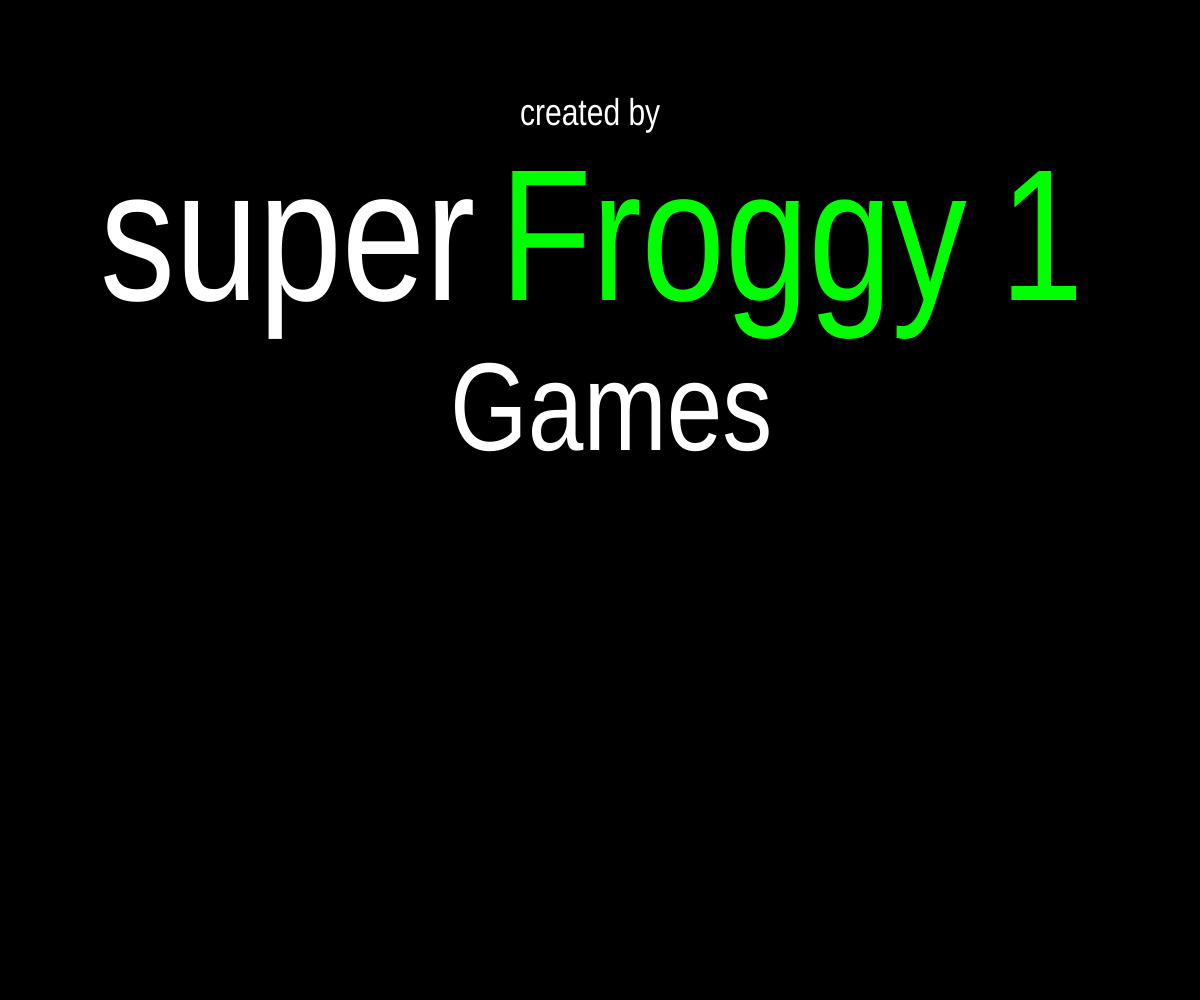
Frame 1 (no input)
Frame 60 (no input): identical to frame 1, image omitted
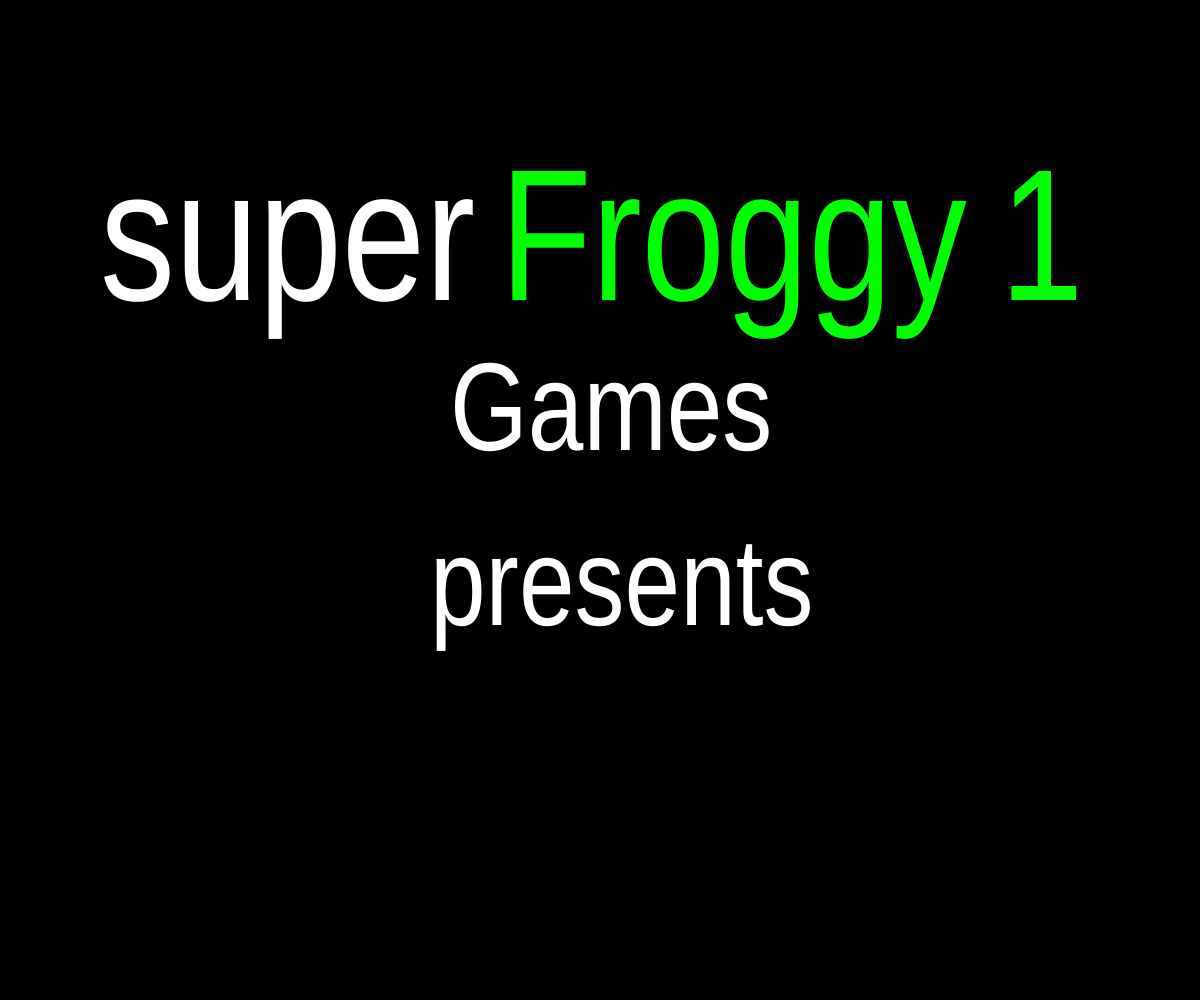
Frame 120 (the mouse pressed at the canvas centre since frame 60)

The p5.js sketch that drew these frames (run headless with seeded random() and noise() and a simulated clock; from frame 60 on, the mouse is pressed at the canvas centre):

// p5.js sketch
// ── sketch.js
 

var playerX = 200
var fist = playerX
var playerY = 200
var playerhp = 100
var facing = "right"
var eye = playerX + 20
var sword1 = 20
var sword2 = 100
var swordY = playerX - 75
var swordX = playerX + 75

var scaleX = 1
var scaleY = 1


var level = 1
var leveltimer = 1
var swordtimer = 0

var enimyX = 550
var enimyhp = 100
var orbX = 575
var orbY = 200
var levelspeed = level/2
var baseorbspeed = 3
var orbSpeed = -(baseorbspeed + level/levelspeed)
var attacking = false

//hi

var gravity = 0.6
var velo = 0
var ground = 200

var gameMessage = ""
var timer = 0

var gametimer = 0
var game = ""

var baseW = 600;
var baseH = 400;



function setup() {
    createCanvas(windowWidth, windowHeight);
  updateScale();

}
function windowResized() {
  resizeCanvas(windowWidth, windowHeight);
  updateScale();
}

function updateScale() {
  scaleX = width / baseW;
  scaleY = height / baseH;
}


function draw() {

  // scale all drawings
  scale(scaleX, scaleY);


var mx = mouseX / scaleX
var my = mouseY / scaleY


  
  gametimer = gametimer + 1
  
    //game beginning
  if(gametimer < 240){
    game = "begining"
  }
  else {
  game = "playing"
}

  
  if(game == "begining"){
  fill(0, 0, 0)
  rect(0, 0, 600, 400)
     textSize(15)
    fill(255, 255, 255)
    text("created by",260, 50)
  textSize(75)
  fill(0, 255, 0)
    text("Froggy", 250, 120)
    text("1", 500, 120)
    fill(255, 255, 255)
    text("super", 50, 120)
    textSize(50)
    text("Games", 225, 180)
    if(gametimer > 60){
      fill(0, 0, 0)
      rect(40, 15, 300, 50)
      fill(255, 255, 255)
      text("presents", 215, 250)
      if(gametimer > 120){
        textSize(75)
        fill(200, 40, 204)
        text("Ninja Battles 1", 50, 325)
      }
    }

  }
  
  if(game == "playing"){
  background(79, 26, 204);
fill(0, 0, 0)
rect(0, 100, 75, 150)
rect(75, 50, 75, 200)
rect(150, 125, 75, 125)
rect(225, 50, 75, 200)
rect(300, 100, 75, 150)
rect(375, 100, 75, 150)
rect(450, 50, 75, 200)
rect(525, 125, 75, 125)
rect(600, 50, 75, 200)
  

  
  //gravity
  velo = velo + gravity
  playerY = playerY + velo
  
  //level
  text(level, 25, 25)
  if(enimyhp < 1 ){
    leveltimer = leveltimer - 1
    if(leveltimer < 1){
    level = level - 1}
  }
  if(level % 5 === 0){
    background(50, 0, 255)
    fill(255, 255, 255)
  }
  
  
  //floor
  if(playerY >= 200){
    playerY = 200
    velo = 0
  }
  
  //floor
  fill(70, 250, 90)
  line(0, 250, 600, 250)
  rect(0, 250, 600, 250)
  
  
  //player
  if(facing == "right"){
    eye = playerX + 20
  }
  if(facing == "left"){
    eye = playerX - 20
  }
  fill(255, 255, 255)
  ellipse(playerX, playerY, 100, 100)
  fill(0, 0, 0)
  ellipse(eye, playerY - 10, 20, 20)
  fill(100, 0, 200)
  rect(playerX - 50, playerY, 100, 60)
  fill(240, 204, 70)
  triangle(playerX - 75, playerY - 20, playerX, playerY - 75, playerX + 75, playerY - 20)
    ellipse(fist, 200, 40, 40)
  
      //enimy
    fill(0, 0, 255)
  if(fist > enimyX - 20 && fist < enimyX + 20){
    fill(255, 0, 0)
  }
    rect(enimyX, 150, 50, 100)

      //player attack
  fill(0, 0, 0)
  rect(500, 300, 100, 100)
if (mx > 500 && mx < 600 && my > 300 && my < 400) {
  attacking = true
  swordtimer++
} else {
  attacking = false
  swordtimer = 0
}

  
  if(swordtimer > 30){
    sword1 = 100
    sword2 = 20
    attacking = false
  }


if (attacking) {
  sword1 = 100
  sword2 = 20
  swordY = playerY

  if (facing == "right") {
    swordside = playerX + 75
  } else {
    swordside = playerX - 75 - sword1   // 🔥 THIS IS THE FIX
  }
}
else {
  sword1 = 20
  sword2 = 100
  swordY = playerY - 75

  if (facing == "right") {
    swordside = playerX + 75
  } else {
    swordside = playerX - 75
  }
}

var orbRadius = 25

if (
  attacking &&
  orbX + orbRadius > swordside &&
  orbX - orbRadius < swordside + sword1 &&
  orbY + orbRadius > swordY &&
  orbY - orbRadius < swordY + sword2
) {
  orbSpeed = abs(orbSpeed)
}



  fill(240, 204, 70)
  rect(swordside, swordY, sword1, sword2)
  
  if (
  orbSpeed < 0 &&
  orbX < playerX + 60 &&
  orbX > playerX - 60 &&
  orbY < playerY + 30 &&
  orbY > playerY - 30
) {
  playerhp -= 1
}

  if (
  orbSpeed > 0 &&
  orbX > enimyX &&
  orbX < enimyX + 50
) {
  enimyhp -= 10
  orbX = 575
  orbSpeed = -(baseorbspeed + level)
}

      //supermove
    fill(255, 255, 255)
    rect(400, 300, 75, 75)
if (mx > 400 && mx < 475 && my > 300 && my < 425) {
  if (fist < playerX + 100 && fist > playerX - 100)
    fist = playerX + 250
}

  
    //player damage
  if(fist > enimyX - 20 && fist < enimyX + 20){
    enimyhp = enimyhp - 1
  }
  //playerhp
  fill(255, 255, 255)
  textSize(15)
    text("health = " + playerhp, playerX - 30, playerY - 70)
  
    if(fist <= playerX - 70){
    fist = fist + 2
  }
  if(fist >= playerX + 70){
    fist = fist - 2
  }

  
  
  //enimyhp
  textSize(12)
  fill(255, 255, 255)
  text("health = " + enimyhp, enimyX - 10, 130)
  

  
    //enimy damage
    noStroke()
  fill(0, 0, 255)
ellipse(orbX, 200, 50, 50)
  orbX = orbX + orbSpeed
  if(orbX < playerX + 60 && orbX > playerX - 60 && orbY < playerY + 30 && orbY > playerY - 30){
    playerhp = playerhp - 1/2
  }
  if(orbX < 0){
    orbX = 575
  }
    
  
  //leftbutton
  fill(50, 50, 150)
  rect(0, 325, 75, 75)
if (mx > 0 && mx < 75 && my > 325 && my < 400) {
  playerX = playerX - 3
  facing = "left"
}

//rightbutton
  fill(50, 50, 150)
  rect(100, 325, 75, 75)
if (mx > 100 && mx < 175 && my > 325 && my < 400) {
  playerX = playerX + 3
  facing = "right"
}

  
  //jump
  rect(50, 247, 75, 75)
if (mx > 50 && mx < 125 && my > 247 && my < 310) {
  if (playerY >= 200) {
    velo = -15
  }
}

    

    

  
  
        //button text
  textSize(17)
  fill(255, 255, 255)
  text("right", 20, 370)
  text("jump", 70, 300)
  text("left", 120, 370)
  text("try to destroy the evil rectangle to win", 150, 20)
  textSize(13)
  text("sword attack", 520, 350)
  fill(0, 0, 0)
  text("orb attack", 410, 350)
  

  }
// INSIDE draw():

// lose
if (playerhp < 1) {
  gameMessage = "GAME OVER";
}

// win
if (enimyhp < 1) {
  gameMessage = "YOU WIN";
  level = level + 1
}


// message mode
if (gameMessage !== "") {
  
  // dark background
  fill(0, 0, 0, 150);
  rect(0, 0, 600, 400);
  
  // text
  fill(255);
  textSize(75);
  text(gameMessage, 80, 200);
  
  // increase timer
  timer = timer + 1;
  
  // after 2 seconds, reset game
  if (timer > 120) {
    gameMessage = "";
    timer = 0;
    
    playerhp = 100;
    enimyhp = 100;
    orbX = 575;
    playerX = 200;
  }
  return;
}
  
}
